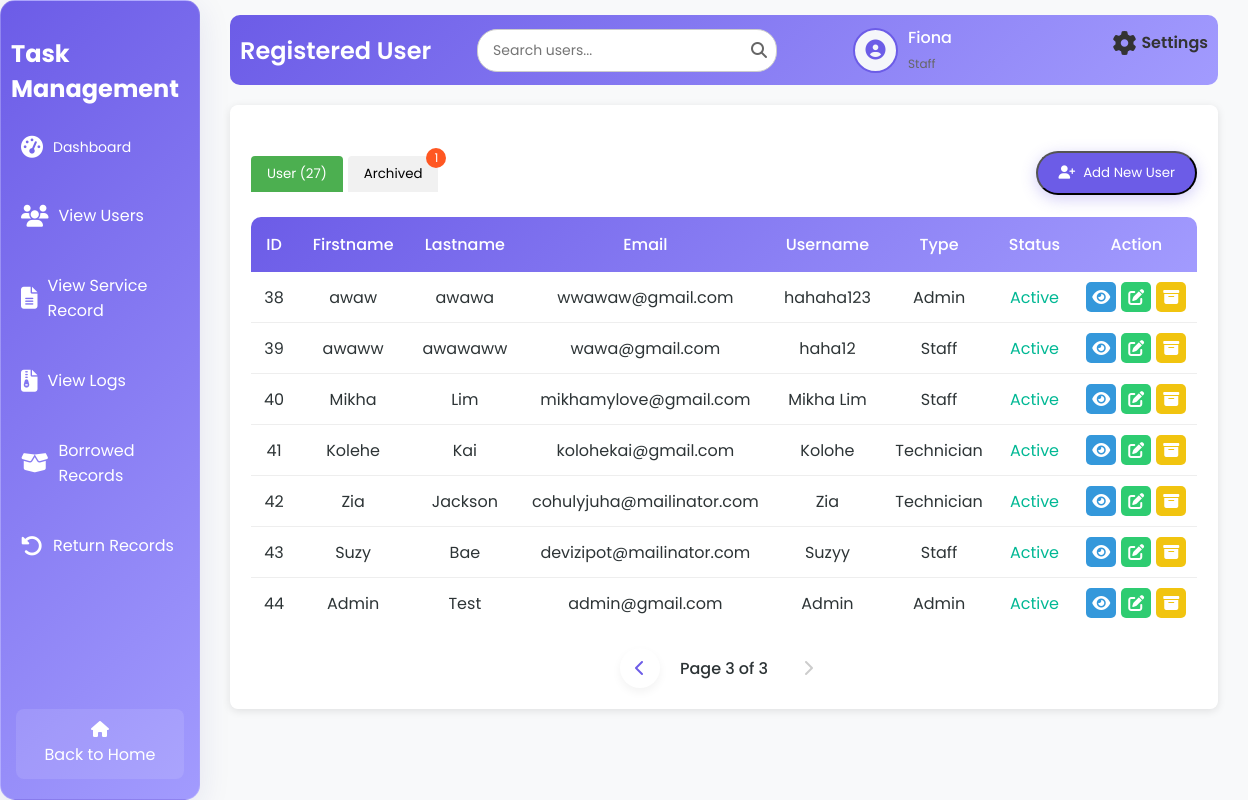
The page /viewU.php?tab=active&page=3 (signed in) on the database as committed earlier.
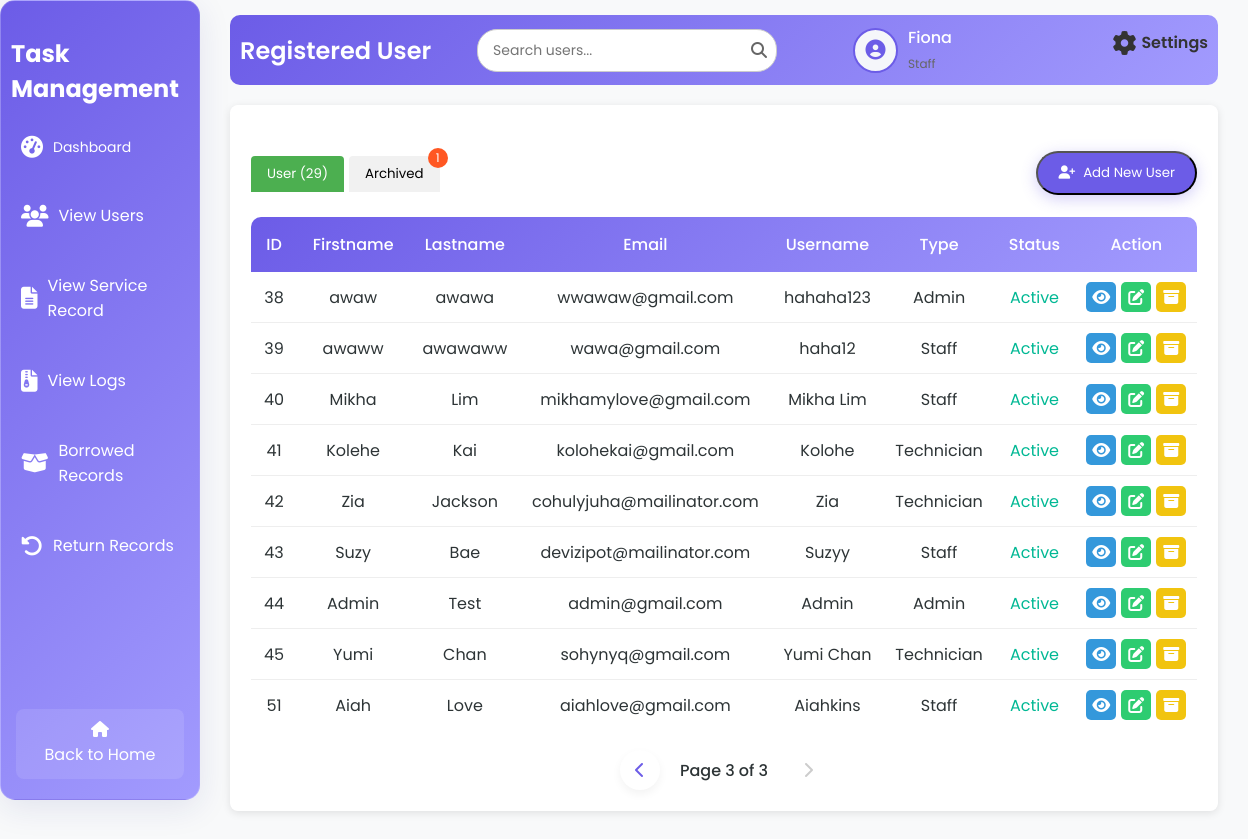
The same page on the database as committed later.
### tables this page shows
CREATE TABLE `tbl_user` (
  `u_id` int(50) NOT NULL,
  `u_fname` varchar(200) NOT NULL,
  `u_lname` varchar(200) NOT NULL,
  `u_email` varchar(200) NOT NULL,
  `u_username` varchar(200) NOT NULL,
  `u_password` varchar(200) NOT NULL,
  `u_type` varchar(200) NOT NULL,
  `u_status` varchar(200) NOT NULL
);

### viewU.php (the view, shortened to what the changed rows need)
<?php
include 'db.php';
if ($conn) {
    $limit = 10;
    $page = isset($_GET['page']) ? (int)$_GET['page'] : 1;
    $offset = ($page - 1) * $limit;
    $countQuery = "SELECT COUNT(*) as total FROM tbl_user WHERE u_status IN ('active', 'pending')";
    $countResult = $conn->query($countQuery);
    $totalUsers = $countResult->fetch_assoc()['total'];
    $sql = "SELECT u_id, u_fname, u_lname, u_email, u_username, u_type, u_status FROM tbl_user WHERE u_status IN ('active', 'pending') LIMIT ?, ?";
    $stmt = $conn->prepare($sql);
    $stmt->bind_param("ii", $offset, $limit);
    $stmt->execute();
    $activeAndPendingUsers = $stmt->get_result();
    $archivedCountQuery = "SELECT COUNT(*) as total FROM tbl_archive";
    $archivedCountResult = $conn->query($archivedCountQuery);
    $totalArchived = $archivedCountResult->fetch_assoc()['total'];
} else {
    echo "Database connection failed.";
    exit();
}
?>
<!DOCTYPE html>
<html lang="en">
<head>
    <link rel="stylesheet" href="views.css">
    <link rel="stylesheet" href="https://cdnjs.cloudflare.com/ajax/libs/font-awesome/6.6.0/css/all.min.css" />
</head>
<body>
<div class="wrapper">
    <div class="sidebar glass-container">
        <h2>Task Management</h2>
    </div>
    <div class="container">
        <div class="upper">
            <h1>Registered User</h1>
        </div>
        <div class="table-box glass-container">
            <div class="tab-buttons">
                <button class="tab-btn active" onclick="showTab('active')">User (<?php echo $totalUsers; ?>)</button>
                <button class="tab-btn" onclick="showTab('archived')">
                    Archived
                    <?php if ($totalArchived > 0): ?>
                        <span class="tab-badge"><?php echo $totalArchived; ?></span>
                    <?php endif; ?>
                </button>
            </div>
            <div id="active-users-tab" class="active">
                <table id="active-users-table">
                    <thead>
                        <tr>
                            <th>ID</th>
                            <th>Firstname</th>
                            <th>Lastname</th>
                            <th>Email</th>
                            <th>Username</th>
                            <th>Type</th>
                            <th>Status</th>
                            <th>Action</th>
                        </tr>
                    </thead>
                    <tbody>
                        <?php
                        if ($activeAndPendingUsers->num_rows > 0) {
                            while ($row = $activeAndPendingUsers->fetch_assoc()) {
                                echo "<tr>
                                        <td>{$row['u_id']}</td>
                                        <td>{$row['u_fname']}</td>
                                        <td>{$row['u_lname']}</td>
                                        <td>{$row['u_email']}</td>
                                        <td>{$row['u_username']}</td>
                                        <td>" . ucfirst(strtolower($row['u_type'])) . "</td>
                                        <td class='status-" . strtolower($row['u_status']) . "'>" . ucfirst(strtolower($row['u_status'])) . "</td>
                                        <td class='action-buttons'>
                                            <a class='view-btn' onclick=\"showViewModal('{$row['u_id']}', '{$row['u_fname']}', '{$row['u_lname']}', '{$row['u_email']}', '{$row['u_username']}', '{$row['u_type']}', '{$row['u_status']}')\" title='View'><i class='fas fa-eye'></i></a>
                                           <a class='edit-btn' href='editU.php?id=" . htmlspecialchars($row['u_id'], ENT_QUOTES, 'UTF-8') . "' title='Edit'><i class='fas fa-edit'></i></a>
                                            <a class='archive-btn' onclick=\"showArchiveModal('{$row['u_id']}', '{$row['u_fname']} {$row['u_lname']}')\" title='Archive'><i class='fas fa-archive'></i></a>
                                        </td>
                                      </tr>";
                            }
                        } else {
                            echo "<tr><td colspan='8' style='text-align: center;'>No active or pending users found.</td></tr>";
                        }
                        ?>
                    </tbody>
                </table>
            </div>
        </div>
    </div>
</div>
</body>
</html>

Rows that differ between the two databases and show on the page:
added tbl_user: u_id "45", u_fname "Yumi", u_lname "Chan", u_email "sohynyq@gmail.com", u_username "Yumi Chan", u_type "Technician", u_status "Active"
added tbl_user: u_id "51", u_fname "Aiah", u_lname "Love", u_email "aiahlove@gmail.com", u_username "Aiahkins", u_type "Staff", u_status "Active"
Other text that changed with them:
$totalUsers: "27" → "29"
